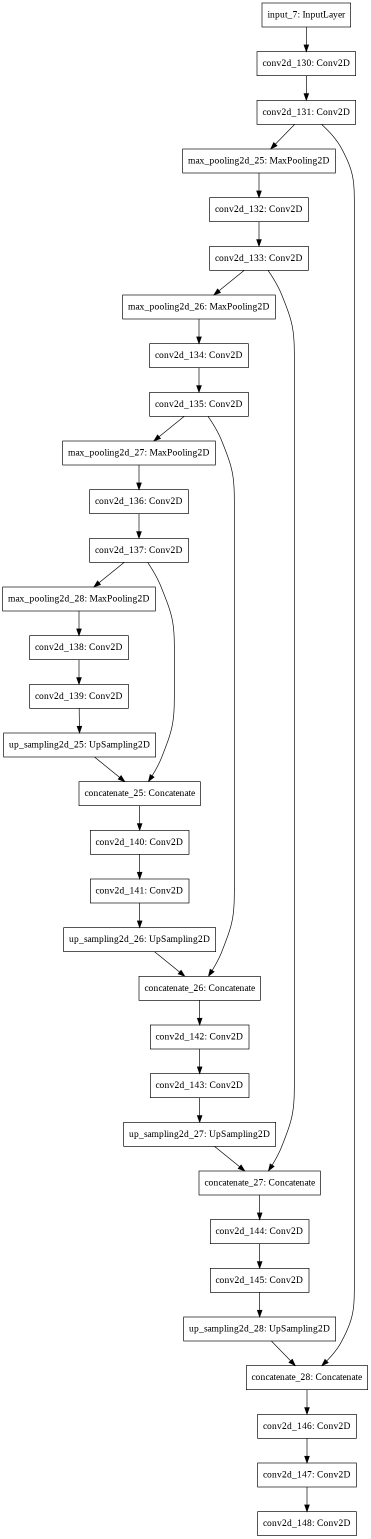
#> input picture models_images/unet_model.png, 741 x 3077 px (shown at 1/2 size)
$ python rescale.py ../models_images/unet_model.png ../models_images/unet_model.png
#> lines starting #> are read from the running program, lines starting #| are printed output that depends on the picture
import numpy as np
import sys
import cv2
from skimage.transform import resize, rescale
from scipy.ndimage import zoom
import time

def zoom_image(image, zoom_factor):
    if len(image.shape) == 3:
        height, width, channel = image.shape
    else:
        height, width = image.shape
    print(len(image.shape))
    zoom_factor = 1.5
    zoom_tuple = (zoom_factor,)*2 + (1,)*(image.ndim - 2)
    print(zoom_tuple)
    z_height = int(np.round(height / zoom_factor))
    z_width = int(np.round(height / zoom_factor))
    top = (height - z_height) // 2
    left = (width - z_width) // 2

    out = zoom(image[top:top+z_height, left:left+z_width], zoom_tuple)

    trim_top = ((out.shape[0] - height) // 2)
    trim_left = ((out.shape[1] - width) // 2)
    out = out[trim_top:trim_top+height, trim_left:trim_left+width]

    return out

image = cv2.imread(sys.argv[1])
#> image is the input picture: shape (3077, 741, 3); min 0, max 255, mean 248.5
mask = cv2.imread(sys.argv[2])
mask = cv2.cvtColor(mask, cv2.COLOR_BGR2GRAY)
# resized_mask = rescale(image, 1.5)
resized_image = zoom_image(image, 1.5)
#| 3
#| (1.5, 1.5, 1)
#> in zoom_image, `out = zoom(image[top:top+z_height, left:left+z_width], zoom_tuple)`:
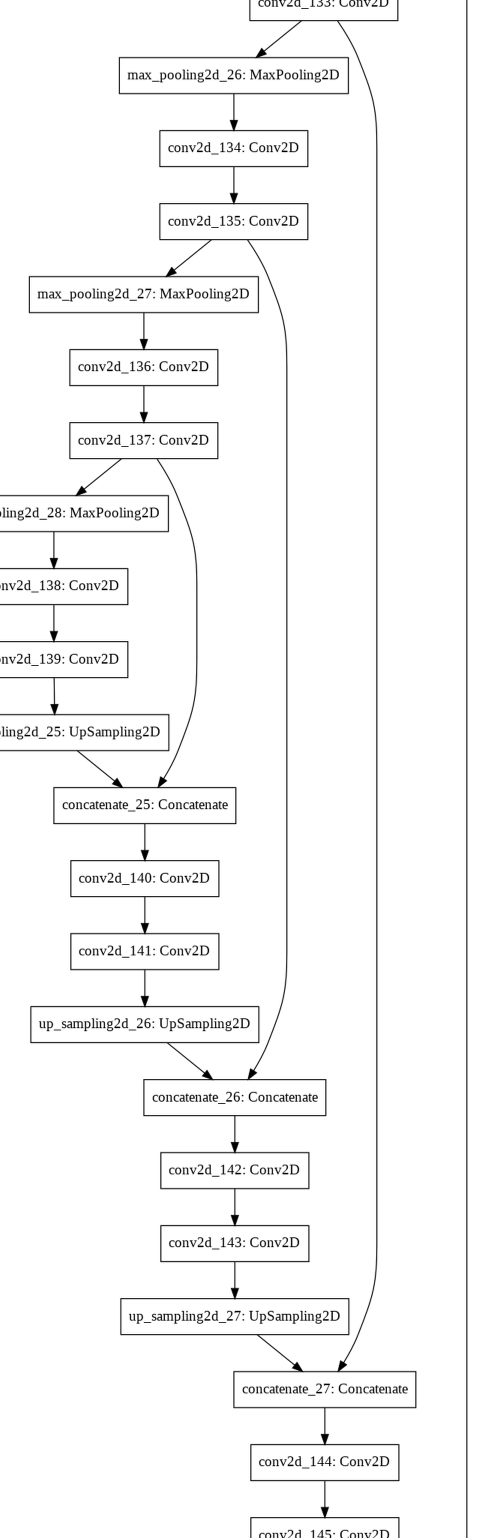
#> out: shape (3076, 982, 3) (shown at 1/2 size); min 0, max 255, mean 247
#> in zoom_image, `out = out[trim_top:trim_top+height, trim_left:trim_left+width]`: out = 741 rows, first 8: [255, 255, 255], [255, 255, 255], [255, 255, 255], [255, 255, 255], [255, 255, 255], [255, 255, 255], [255, 255, 255], [255, 255, 255]
#> resized_image has the same summary as out in zoom_image
resized_mask = zoom_image(mask, 1.5)
#| 2
#| (1.5, 1.5)
start = time.time()
for i in range(image.shape[0]):
    for j in range(image.shape[1]):
#> (the run stopped early here; a loop or call above may not have finished)
